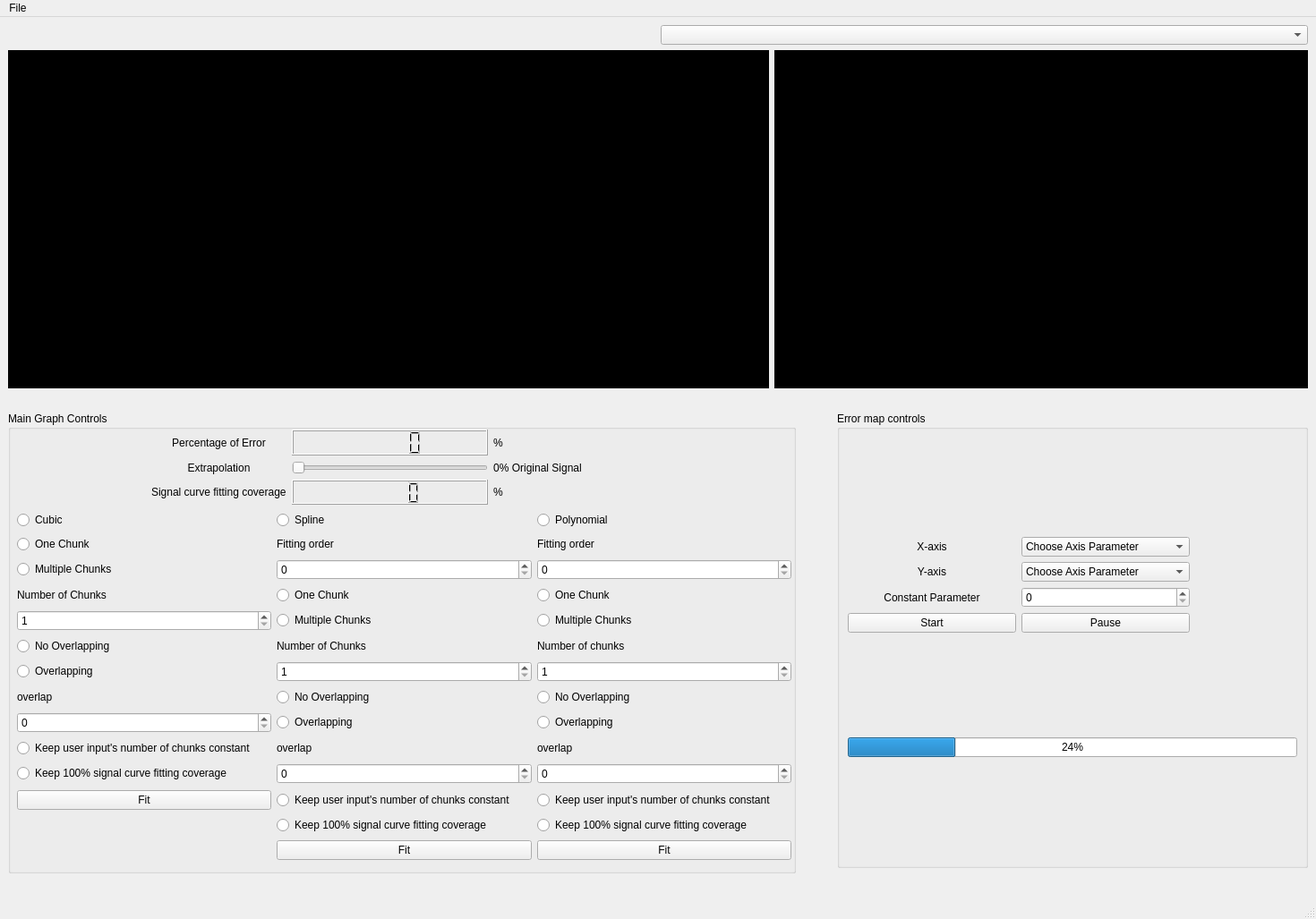
<?xml version="1.0" encoding="UTF-8"?>
<ui version="4.0">
 <class>MainWindow</class>
 <widget class="QMainWindow" name="MainWindow">
  <property name="geometry">
   <rect>
    <x>0</x>
    <y>0</y>
    <width>1470</width>
    <height>1027</height>
   </rect>
  </property>
  <property name="windowTitle">
   <string>MainWindow</string>
  </property>
  <widget class="QWidget" name="centralwidget">
   <layout class="QVBoxLayout" name="verticalLayout">
    <item>
     <layout class="QGridLayout" name="gridLayout_4">
      <item row="0" column="1">
       <widget class="QComboBox" name="latexEquationComboBox"/>
      </item>
      <item row="0" column="0">
       <widget class="QLabel" name="latexEquationLabel">
        <property name="text">
         <string/>
        </property>
       </widget>
      </item>
     </layout>
    </item>
    <item>
     <layout class="QGridLayout" name="mainGraphAndErrorMapGridLayout">
      <item row="0" column="1">
       <spacer name="verticalSpacer_2">
        <property name="orientation">
         <enum>Qt::Vertical</enum>
        </property>
        <property name="sizeType">
         <enum>QSizePolicy::Fixed</enum>
        </property>
        <property name="sizeHint" stdset="0">
         <size>
          <width>0</width>
          <height>300</height>
         </size>
        </property>
       </spacer>
      </item>
      <item row="1" column="0">
       <spacer name="mainGraphHorizontalSpacer">
        <property name="orientation">
         <enum>Qt::Horizontal</enum>
        </property>
        <property name="sizeType">
         <enum>QSizePolicy::Fixed</enum>
        </property>
        <property name="sizeHint" stdset="0">
         <size>
          <width>850</width>
          <height>20</height>
         </size>
        </property>
       </spacer>
      </item>
      <item row="0" column="0">
       <widget class="PlotWidget" name="mainGraphGraphicsView">
        <property name="styleSheet">
         <string notr="true">background-color: rgb(0, 0, 0);</string>
        </property>
       </widget>
      </item>
      <item row="0" column="2">
       <layout class="QGridLayout" name="errorMapGridLayout">
        <item row="0" column="0">
         <widget class="PlotWidget" name="errorMapGraphicsView">
          <property name="styleSheet">
           <string notr="true">background-color: rgb(0, 0, 0);</string>
          </property>
         </widget>
        </item>
       </layout>
      </item>
     </layout>
    </item>
    <item>
     <layout class="QGridLayout" name="gridLayout">
      <item row="0" column="1">
       <spacer name="verticalSpacer">
        <property name="orientation">
         <enum>Qt::Vertical</enum>
        </property>
        <property name="sizeType">
         <enum>QSizePolicy::Fixed</enum>
        </property>
        <property name="sizeHint" stdset="0">
         <size>
          <width>20</width>
          <height>510</height>
         </size>
        </property>
       </spacer>
      </item>
      <item row="2" column="1">
       <spacer name="horizontalSpacer_2">
        <property name="orientation">
         <enum>Qt::Horizontal</enum>
        </property>
        <property name="sizeType">
         <enum>QSizePolicy::Fixed</enum>
        </property>
        <property name="sizeHint" stdset="0">
         <size>
          <width>40</width>
          <height>20</height>
         </size>
        </property>
       </spacer>
      </item>
      <item row="0" column="3">
       <widget class="QGroupBox" name="errorMapControlsGroupBox">
        <property name="sizePolicy">
         <sizepolicy hsizetype="Preferred" vsizetype="Expanding">
          <horstretch>0</horstretch>
          <verstretch>100</verstretch>
         </sizepolicy>
        </property>
        <property name="title">
         <string>Error map controls</string>
        </property>
        <layout class="QVBoxLayout" name="verticalLayout_2">
         <item>
          <layout class="QGridLayout" name="xAxisAndYAxisGridLayout">
           <item row="0" column="0">
            <widget class="QLabel" name="xAxisLabel">
             <property name="text">
              <string>X-axis</string>
             </property>
             <property name="alignment">
              <set>Qt::AlignCenter</set>
             </property>
            </widget>
           </item>
           <item row="0" column="2">
            <widget class="QComboBox" name="xAxisComboBox">
             <item>
              <property name="text">
               <string>Choose Axis Parameter</string>
              </property>
             </item>
             <item>
              <property name="text">
               <string>Polynomial Order</string>
              </property>
             </item>
             <item>
              <property name="text">
               <string>Number of Chunks</string>
              </property>
             </item>
             <item>
              <property name="text">
               <string>Overlapping Percentage</string>
              </property>
             </item>
            </widget>
           </item>
           <item row="1" column="0">
            <widget class="QLabel" name="yAxisLabel">
             <property name="text">
              <string>Y-axis</string>
             </property>
             <property name="alignment">
              <set>Qt::AlignCenter</set>
             </property>
            </widget>
           </item>
           <item row="2" column="0">
            <widget class="QLabel" name="label">
             <property name="text">
              <string>Constant Parameter</string>
             </property>
             <property name="alignment">
              <set>Qt::AlignCenter</set>
             </property>
            </widget>
           </item>
           <item row="1" column="2">
            <widget class="QComboBox" name="yAxisComboBox">
             <item>
              <property name="text">
               <string>Choose Axis Parameter</string>
              </property>
             </item>
             <item>
              <property name="text">
               <string>Polynomial Order</string>
              </property>
             </item>
             <item>
              <property name="text">
               <string>Number of Chunks</string>
              </property>
             </item>
             <item>
              <property name="text">
               <string>Overlapping Percentage</string>
              </property>
             </item>
            </widget>
           </item>
           <item row="0" column="3">
            <spacer name="xAxisHorizontalSpacer">
             <property name="orientation">
              <enum>Qt::Horizontal</enum>
             </property>
             <property name="sizeType">
              <enum>QSizePolicy::Fixed</enum>
             </property>
             <property name="sizeHint" stdset="0">
              <size>
               <width>120</width>
               <height>20</height>
              </size>
             </property>
            </spacer>
           </item>
           <item row="3" column="0">
            <widget class="QPushButton" name="startAndCancelErrorMapPushButton">
             <property name="text">
              <string>Start</string>
             </property>
            </widget>
           </item>
           <item row="3" column="2">
            <widget class="QPushButton" name="pauseAndRezoomErrorMapPushButton">
             <property name="text">
              <string>Pause</string>
             </property>
            </widget>
           </item>
           <item row="2" column="2">
            <widget class="QSpinBox" name="spinBox"/>
           </item>
          </layout>
         </item>
         <item>
          <widget class="QProgressBar" name="errorMapProgressBar">
           <property name="value">
            <number>24</number>
           </property>
          </widget>
         </item>
        </layout>
       </widget>
      </item>
      <item row="0" column="0" rowspan="2">
       <widget class="QGroupBox" name="mainGraphControlsGroupBox">
        <property name="title">
         <string>Main Graph Controls</string>
        </property>
        <widget class="QWidget" name="layoutWidget">
         <property name="geometry">
          <rect>
           <x>160</x>
           <y>20</y>
           <width>481</width>
           <height>84</height>
          </rect>
         </property>
         <layout class="QGridLayout" name="gridLayout_2">
          <item row="1" column="1">
           <widget class="QSlider" name="extrapolationHorizontalSlider">
            <property name="maximum">
             <number>100</number>
            </property>
            <property name="orientation">
             <enum>Qt::Horizontal</enum>
            </property>
           </widget>
          </item>
          <item row="1" column="2">
           <widget class="QLabel" name="extrapolationPercentageLabel">
            <property name="text">
             <string>0% Original Signal</string>
            </property>
            <property name="alignment">
             <set>Qt::AlignCenter</set>
            </property>
           </widget>
          </item>
          <item row="1" column="0">
           <widget class="QLabel" name="extrapolationLabel">
            <property name="text">
             <string>Extrapolation</string>
            </property>
            <property name="alignment">
             <set>Qt::AlignCenter</set>
            </property>
           </widget>
          </item>
          <item row="2" column="1">
           <widget class="QLCDNumber" name="CurveFittingCoveragePrecentageLcdNumber"/>
          </item>
          <item row="2" column="0">
           <widget class="QLabel" name="CurveFittingCoveragePrecentageLabel">
            <property name="text">
             <string>Signal curve fitting coverage</string>
            </property>
           </widget>
          </item>
          <item row="2" column="2">
           <widget class="QLabel" name="signalCoveragePrecentageLabel">
            <property name="text">
             <string>%</string>
            </property>
           </widget>
          </item>
          <item row="0" column="0">
           <widget class="QLabel" name="precentageOfErrorLabel">
            <property name="text">
             <string>Percentage of Error</string>
            </property>
            <property name="alignment">
             <set>Qt::AlignCenter</set>
            </property>
           </widget>
          </item>
          <item row="0" column="2">
           <widget class="QLabel" name="precentageLabel">
            <property name="text">
             <string>%</string>
            </property>
            <property name="alignment">
             <set>Qt::AlignLeading|Qt::AlignLeft|Qt::AlignVCenter</set>
            </property>
           </widget>
          </item>
          <item row="0" column="1">
           <widget class="QLCDNumber" name="precentageOfErrorLcdNumber"/>
          </item>
         </layout>
        </widget>
        <widget class="QWidget" name="layoutWidget">
         <property name="geometry">
          <rect>
           <x>10</x>
           <y>110</y>
           <width>865</width>
           <height>401</height>
          </rect>
         </property>
         <layout class="QGridLayout" name="gridLayout_3">
          <item row="2" column="2">
           <widget class="QSpinBox" name="polynomialFittingOrderSpinBox">
            <property name="maximum">
             <number>10</number>
            </property>
           </widget>
          </item>
          <item row="1" column="2">
           <widget class="QLabel" name="polynomialFittingOrderLabel">
            <property name="text">
             <string>Fitting order</string>
            </property>
           </widget>
          </item>
          <item row="13" column="2">
           <widget class="QPushButton" name="polynomialFitPushButton">
            <property name="text">
             <string>Fit</string>
            </property>
           </widget>
          </item>
          <item row="9" column="2">
           <widget class="QLabel" name="polynomialOverlapLabel">
            <property name="text">
             <string>overlap</string>
            </property>
           </widget>
          </item>
          <item row="10" column="2">
           <widget class="QSpinBox" name="polynomialOverlapSpinBox">
            <property name="maximum">
             <number>25</number>
            </property>
           </widget>
          </item>
          <item row="0" column="2">
           <widget class="QRadioButton" name="polynomialRadioButton">
            <property name="text">
             <string>Polynomial</string>
            </property>
           </widget>
          </item>
          <item row="11" column="2">
           <widget class="QRadioButton" name="polynomialConstantChunkRadioButton">
            <property name="font">
             <font>
              <strikeout>false</strikeout>
             </font>
            </property>
            <property name="text">
             <string>Keep user input's number of chunks constant</string>
            </property>
            <property name="autoRepeat">
             <bool>false</bool>
            </property>
           </widget>
          </item>
          <item row="0" column="0">
           <widget class="QRadioButton" name="cubicRadioButton">
            <property name="text">
             <string>Cubic</string>
            </property>
           </widget>
          </item>
          <item row="0" column="1">
           <widget class="QRadioButton" name="splineRadioButton">
            <property name="text">
             <string>Spline</string>
            </property>
           </widget>
          </item>
          <item row="3" column="2">
           <widget class="QRadioButton" name="polynomialOneChunkRadioButton">
            <property name="text">
             <string>One Chunk</string>
            </property>
           </widget>
          </item>
          <item row="6" column="2">
           <widget class="QSpinBox" name="polynomialNumberOfChunksSpinBox">
            <property name="minimum">
             <number>1</number>
            </property>
            <property name="maximum">
             <number>20</number>
            </property>
           </widget>
          </item>
          <item row="8" column="2">
           <widget class="QRadioButton" name="polynomialOverlappingRadioButton">
            <property name="text">
             <string>Overlapping</string>
            </property>
           </widget>
          </item>
          <item row="7" column="2">
           <widget class="QRadioButton" name="polynomialNoOverlappingRadioButton">
            <property name="text">
             <string>No Overlapping</string>
            </property>
           </widget>
          </item>
          <item row="12" column="2">
           <widget class="QRadioButton" name="polynomialFullCoverageRadioButton">
            <property name="text">
             <string>Keep 100% signal curve fitting coverage</string>
            </property>
           </widget>
          </item>
          <item row="4" column="2">
           <widget class="QRadioButton" name="polynomialMultipleChunksRadioButton">
            <property name="text">
             <string>Multiple Chunks</string>
            </property>
           </widget>
          </item>
          <item row="5" column="2">
           <widget class="QLabel" name="polynomialNumberOfChunksLabel">
            <property name="text">
             <string>Number of chunks</string>
            </property>
           </widget>
          </item>
          <item row="1" column="0">
           <widget class="QRadioButton" name="cubicOneChunkRadioButton">
            <property name="text">
             <string>One Chunk</string>
            </property>
           </widget>
          </item>
          <item row="2" column="0">
           <widget class="QRadioButton" name="cubicMultipleChunksRadioButton">
            <property name="text">
             <string>Multiple Chunks</string>
            </property>
           </widget>
          </item>
          <item row="3" column="0">
           <widget class="QLabel" name="cubicNumberOfChunksLabel">
            <property name="text">
             <string>Number of Chunks</string>
            </property>
           </widget>
          </item>
          <item row="4" column="0">
           <widget class="QSpinBox" name="cubicNumberOfChunksSpinBox">
            <property name="minimum">
             <number>1</number>
            </property>
            <property name="maximum">
             <number>20</number>
            </property>
           </widget>
          </item>
          <item row="5" column="0">
           <widget class="QRadioButton" name="cubicNoOverlappingRadioButton">
            <property name="text">
             <string>No Overlapping</string>
            </property>
           </widget>
          </item>
          <item row="6" column="0">
           <widget class="QRadioButton" name="cubicOverlappingRadioButton">
            <property name="text">
             <string>Overlapping</string>
            </property>
           </widget>
          </item>
          <item row="7" column="0">
           <widget class="QLabel" name="cubicOverlapLabel">
            <property name="text">
             <string>overlap</string>
            </property>
           </widget>
          </item>
          <item row="8" column="0">
           <widget class="QSpinBox" name="cubicOverlapSpinBox">
            <property name="maximum">
             <number>25</number>
            </property>
           </widget>
          </item>
          <item row="9" column="0">
           <widget class="QRadioButton" name="cubicConstantChunkRadioButton">
            <property name="font">
             <font>
              <strikeout>false</strikeout>
             </font>
            </property>
            <property name="text">
             <string>Keep user input's number of chunks constant</string>
            </property>
            <property name="autoRepeat">
             <bool>false</bool>
            </property>
           </widget>
          </item>
          <item row="10" column="0">
           <widget class="QRadioButton" name="cubicFullCoverageRadioButton">
            <property name="text">
             <string>Keep 100% signal curve fitting coverage</string>
            </property>
           </widget>
          </item>
          <item row="11" column="0">
           <widget class="QPushButton" name="cubicFitPushButton">
            <property name="text">
             <string>Fit</string>
            </property>
           </widget>
          </item>
          <item row="13" column="1">
           <widget class="QPushButton" name="splineFitPushButton">
            <property name="text">
             <string>Fit</string>
            </property>
           </widget>
          </item>
          <item row="12" column="1">
           <widget class="QRadioButton" name="splineFullCoverageRadioButton">
            <property name="text">
             <string>Keep 100% signal curve fitting coverage</string>
            </property>
           </widget>
          </item>
          <item row="11" column="1">
           <widget class="QRadioButton" name="splineConstantChunkRadioButton">
            <property name="font">
             <font>
              <strikeout>false</strikeout>
             </font>
            </property>
            <property name="text">
             <string>Keep user input's number of chunks constant</string>
            </property>
            <property name="autoRepeat">
             <bool>false</bool>
            </property>
           </widget>
          </item>
          <item row="10" column="1">
           <widget class="QSpinBox" name="splineOverlapSpinBox">
            <property name="maximum">
             <number>25</number>
            </property>
           </widget>
          </item>
          <item row="9" column="1">
           <widget class="QLabel" name="splineOverlapLabel">
            <property name="text">
             <string>overlap</string>
            </property>
           </widget>
          </item>
          <item row="8" column="1">
           <widget class="QRadioButton" name="splineOverlappingRadioButton">
            <property name="text">
             <string>Overlapping</string>
            </property>
           </widget>
          </item>
          <item row="7" column="1">
           <widget class="QRadioButton" name="splineNoOverlappingRadioButton">
            <property name="text">
             <string>No Overlapping</string>
            </property>
           </widget>
          </item>
          <item row="6" column="1">
           <widget class="QSpinBox" name="splineNumberOfChunksSpinBox">
            <property name="minimum">
             <number>1</number>
            </property>
            <property name="maximum">
             <number>20</number>
            </property>
           </widget>
          </item>
          <item row="5" column="1">
           <widget class="QLabel" name="splineNumberOfChunksLabel">
            <property name="text">
             <string>Number of Chunks</string>
            </property>
           </widget>
          </item>
          <item row="4" column="1">
           <widget class="QRadioButton" name="splineMultipleChunksRadioButton">
            <property name="text">
             <string>Multiple Chunks</string>
            </property>
           </widget>
          </item>
          <item row="3" column="1">
           <widget class="QRadioButton" name="splineOneChunkRadioButton">
            <property name="text">
             <string>One Chunk</string>
            </property>
           </widget>
          </item>
          <item row="2" column="1">
           <widget class="QSpinBox" name="splineFittingOrderSpinBox">
            <property name="maximum">
             <number>10</number>
            </property>
           </widget>
          </item>
          <item row="1" column="1">
           <widget class="QLabel" name="splineFittingOrderLabel">
            <property name="text">
             <string>Fitting order</string>
            </property>
           </widget>
          </item>
         </layout>
        </widget>
       </widget>
      </item>
      <item row="2" column="0">
       <spacer name="horizontalSpacer">
        <property name="orientation">
         <enum>Qt::Horizontal</enum>
        </property>
        <property name="sizeType">
         <enum>QSizePolicy::Fixed</enum>
        </property>
        <property name="sizeHint" stdset="0">
         <size>
          <width>880</width>
          <height>20</height>
         </size>
        </property>
       </spacer>
      </item>
     </layout>
    </item>
   </layout>
  </widget>
  <widget class="QMenuBar" name="menubar">
   <property name="geometry">
    <rect>
     <x>0</x>
     <y>0</y>
     <width>1470</width>
     <height>26</height>
    </rect>
   </property>
   <widget class="QMenu" name="menuFile">
    <property name="title">
     <string>File</string>
    </property>
    <addaction name="openAction"/>
   </widget>
   <addaction name="menuFile"/>
  </widget>
  <widget class="QStatusBar" name="statusbar"/>
  <action name="openAction">
   <property name="icon">
    <iconset resource="../../../../../images.qrc">
     <normaloff>:/image/icons/open.png</normaloff>:/image/icons/open.png</iconset>
   </property>
   <property name="text">
    <string>Open</string>
   </property>
   <property name="shortcut">
    <string>Ctrl+O</string>
   </property>
  </action>
 </widget>
 <customwidgets>
  <customwidget>
   <class>PlotWidget</class>
   <extends>QGraphicsView</extends>
   <header>pyqtgraph.h</header>
  </customwidget>
 </customwidgets>
 <resources>
  <include location="../../../../../images.qrc"/>
 </resources>
 <connections/>
</ui>
